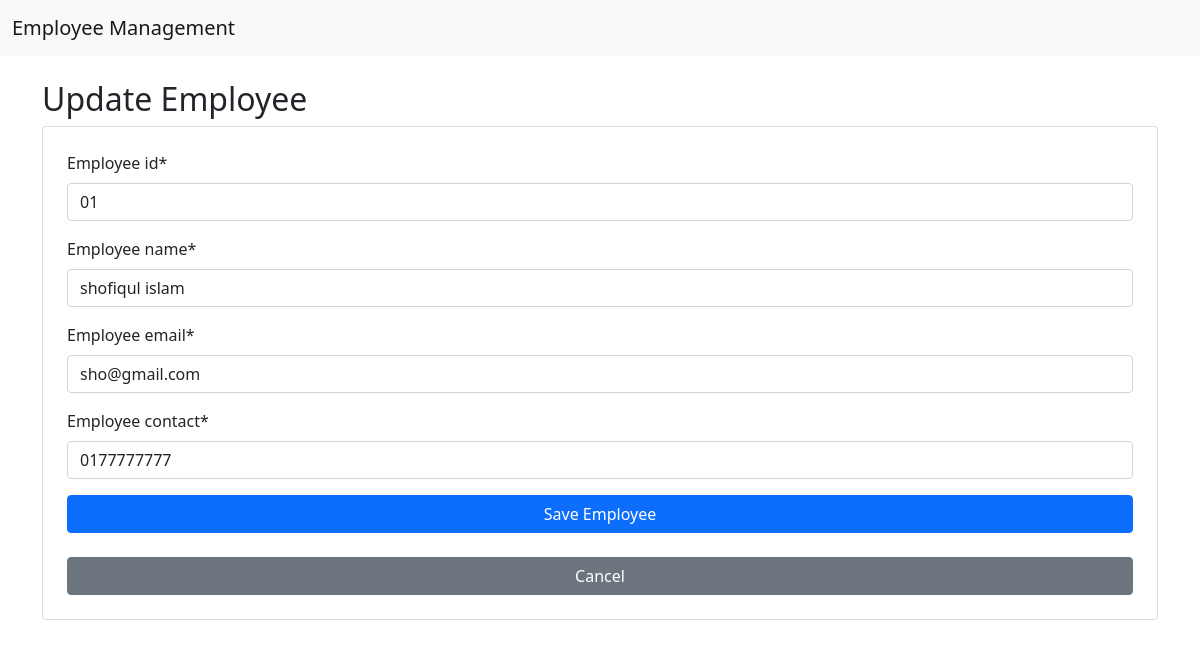
Screenshot of /update/1 with the database file from the repository.
### employee/models.py (models this page shows, shortened)
class Employee(models.Model):
    employee_id=models.CharField(max_length=20)
    employee_name=models.CharField(max_length=100)
    employee_email=models.EmailField()
    employee_contact=models.CharField(max_length=256)

### employee/views.py (the view)
# urls.py: path('update/<int:pk>',update_employee,name ='update'),
def update_employee(request,pk):
    employee = Employee.objects.get(id=pk)
    if request.method == 'POST':
        form = EmployeeForm(request.POST,instance=employee)
        if form.is_valid():
            form.save()
            return redirect('list')
    else:
        form = EmployeeForm(instance=employee)
    return render(request,'update.html',{'form':form})

### employee/forms.py
class EmployeeForm(forms.ModelForm):
    class Meta:
        model = Employee
        fields = '__all__'

### employee/templates/update.html (shortened to what this page needs)
 {% extends "base.html" %} {%block title%}Create Employee {%endblock%}
 {%block content%}
{%load crispy_forms_tags%}
<h2> Update Employee</h2>
<form method="POST" class="form-group card p-4">
    {{form | crispy}}
<button type="submit" class="btn btn-primary">Save Employee</button><br/>
<a href={%url 'list'%} class="btn btn-secondary">Cancel</a>
</form>
{%endblock%}

### rows the page displays
Employee: employee_id "01", employee_name "shofiqul islam", employee_email "sho@gmail.com", employee_contact "0177777777"
